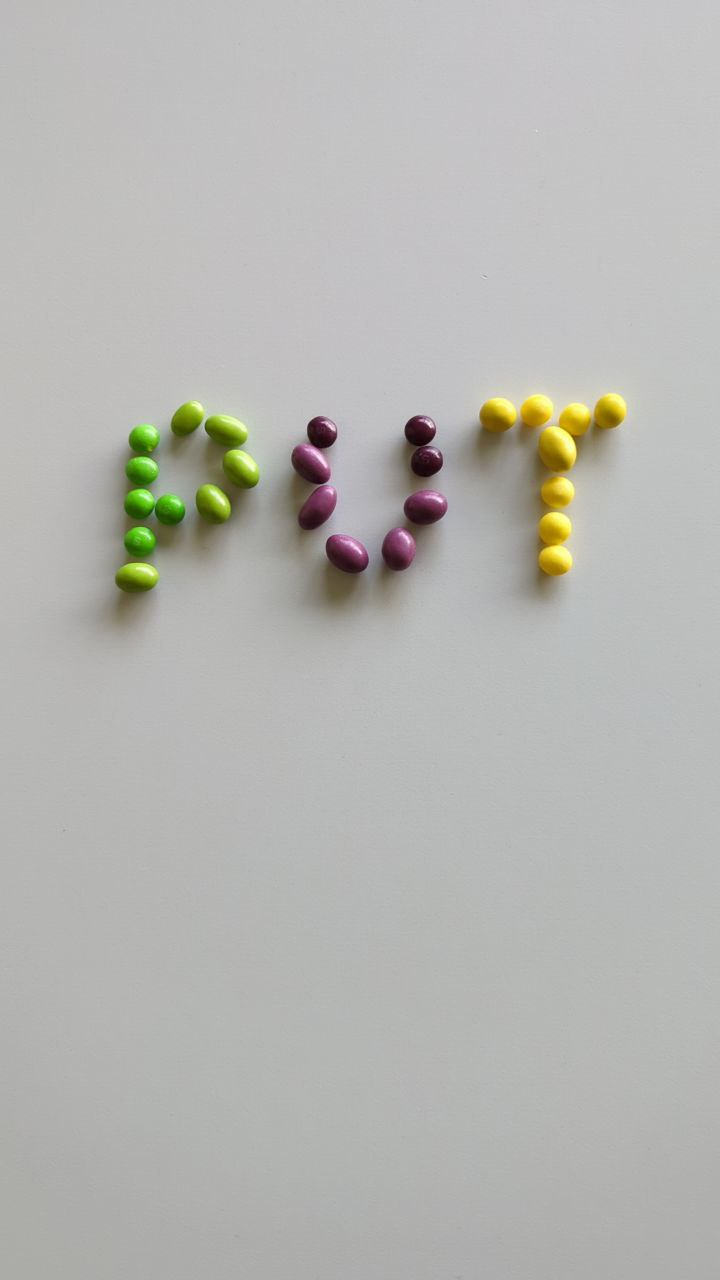
#> input picture data/00.jpg, 720 x 1280 px, found by its file name; its folder holds only this picture in this run
$ python testing.py
#> lines starting #> are read from the running program, lines starting #| are printed output that depends on the picture; after the words box and inside, x2 and y2 are one past the last pixel; in counts of white or black regions, pixels touching at a corner belong together
import os
import cv2
import numpy as np
import json
from tqdm import tqdm


#===INPUT COLOR HERE===#
selected_color = 'yellow'
#=====================#

#===INPUT DATA DIRECTORY HERE===#
image_dir = r'C:\Users\dawidexpompa2000\Desktop\Srudia\PO5_WDPO\Laby\WDPO_candy_recognizer\data'
#==============================#

with open('sources/hsv_config.json') as user_file:
#> (reads sources/hsv_config.json from the repository)
    hsv_json = json.load(user_file)

max_value = 255
max_value_H = 360 // 2
max_area = 1000
low_H = hsv_json[selected_color]["low_H"]
low_S = hsv_json[selected_color]["low_S"]
low_V = hsv_json[selected_color]["low_V"]
area_V = hsv_json[selected_color]["area_V"]
high_H = hsv_json[selected_color]["high_H"]
high_S = hsv_json[selected_color]["high_S"]
high_V = hsv_json[selected_color]["high_V"]
window_trackbar_name = "Trackbars"
low_H_name = 'Low H'
low_S_name = 'Low S'
low_V_name = 'Low V'
high_H_name = 'High H'
high_S_name = 'High S'
high_V_name = 'High V'
area_name = "Area"  # area = (one_candy_area / picture_area) * 100


#on_change trackbar behaviour:
# [35 lines left out: functions on_low_H_thresh_trackbar, on_high_H_thresh_trackbar, on_low_S_thresh_trackbar, on_high_S_thresh_trackbar, on_low_V_thresh_trackbar, on_high_V_thresh_trackbar and 1 more, not called in this run]


def update_current_color_config():  #update chosen color with parameters from trackbars
    values = {'low_H': low_H,
              'low_S': low_S,
              'low_V': low_V,
              'high_H': high_H,
              'high_S': high_S,
              'high_V': high_V,
              'area_V': area_V}
    return values


def save_hsv_config():  #update json file that stores config for all colors
    global hsv_json
    hsv_json[selected_color] = update_current_color_config()
    with open('sources/hsv_config.json', 'w') as user_file:
        # json.dump(configuration, user_file)
        json.dump(hsv_json, user_file)


# [27 lines left out: functions get_color_hsv_config, get_current_hsv_config, not called in this run]


def get_images_dir():  #stores and returns datapath to a folder with sample images
    global image_dir
    image_dir = image_dir.replace('\\', '/')  #change backslashes to forward slashes
    return image_dir


def get_next_image(index, image_dir, image_list, low_HSV, high_HSV):
#> called with index = 0, low_HSV = array of shape (3,), high_HSV = array of shape (3,)
    next_image = cv2.imread(os.path.join(image_dir, image_list[index]))
#> next_image is the input picture: shape (1280, 720, 3); mean B, G, R 178.2, 181.9, 181.8
    next_image_processed = process_image(next_image, low_HSV, high_HSV)
    mask = create_mask(next_image_processed)
    return next_image, mask


def process_image(image, low_HSV, high_HSV):
    gray = cv2.cvtColor(image, cv2.COLOR_RGB2HSV)
#> gray: shape (1280, 720, 3); mean H, S, V 65.7, 9.5, 183.1
    # blurred = cv2.medianBlur(gray, 7)
    filtered = cv2.bilateralFilter(gray, 5, 20, 10)
#> filtered: shape (1280, 720, 3); mean H, S, V 65.7, 9.5, 183.1
    threshold = cv2.inRange(filtered, low_HSV, high_HSV)
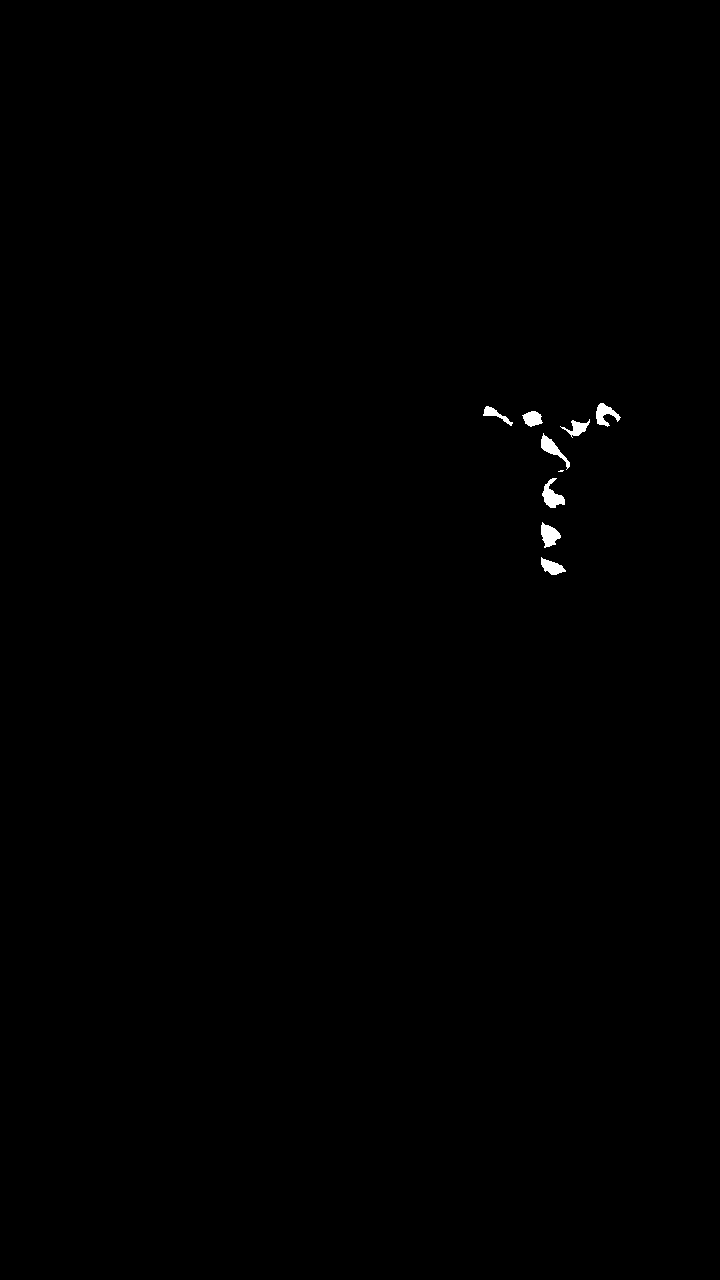
#> threshold: shape (1280, 720); 0.23% white; 9 white regions (1 under 20 px), largest, box (x1, y1, x2, y2) and area: (542, 478, 565, 508) 344, (541, 522, 561, 548) 314, (541, 433, 570, 470) 301
    return threshold


def create_mask(mask):
    kernel = cv2.getStructuringElement(cv2.MORPH_ELLIPSE, (3, 3))
    mask_close = cv2.morphologyEx(mask, cv2.MORPH_CLOSE, kernel)
#> mask_close: shape (1280, 720); 0.23% white; 9 white regions (1 under 20 px), largest, box (x1, y1, x2, y2) and area: (542, 478, 565, 508) 347, (541, 522, 561, 548) 314, (541, 433, 570, 470) 301
    mask_open = cv2.morphologyEx(mask_close,cv2.MORPH_OPEN, kernel)
#> mask_open: shape (1280, 720); 0.23% white; 9 white regions (1 under 20 px), largest, box (x1, y1, x2, y2) and area: (542, 478, 565, 508) 341, (541, 523, 561, 548) 310, (541, 435, 570, 468) 296
#> (reads sources/the_truth.json from the repository)
#> in blend_with_mask, `mask_color = cv2.cvtColor(mask, cv2.COLOR_GRAY2BGR)`: mask_color: shape (1280, 720, 3); 0.23% white; 9 white regions (1 under 20 px)
    return mask_open


def get_contours(mask_open):
    contours, _ = cv2.findContours(mask_open, cv2.RETR_EXTERNAL, cv2.CHAIN_APPROX_NONE)
    return contours


def get_contours_bigger_than(mask_open, image, area):
#> called with area = 4e-05
    contours, _ = cv2.findContours(mask_open, cv2.RETR_EXTERNAL, cv2.CHAIN_APPROX_NONE)
#> contours = 9 contours, 1 with area under 20; largest, box (x1, y1, x2, y2) and area: (542, 478, 565, 508) 302, (541, 523, 561, 548) 278, (541, 435, 570, 468) 256, (596, 403, 621, 427) 247, (541, 558, 566, 575) 214, (523, 411, 543, 427) 199, (566, 420, 590, 438) 178, (483, 406, 513, 426) 146
    height = 0; width = 0
    height, width = image.shape[:2]
#> height = 1280; width = 720
    contours_filtered = []
    for contour in contours:
        if cv2.contourArea(contour) > area * height * width:
            contours_filtered.append(contour)
#> this loop made 9 passes
#> contour on pass 5: [[564, 427], [563, 428], [564, 429], [565, 428]]
#> after the loop, contours_filtered = 8 contours; box (x1, y1, x2, y2) and area: (542, 478, 565, 508) 302, (541, 523, 561, 548) 278, (541, 435, 570, 468) 256, (596, 403, 621, 427) 247, (541, 558, 566, 575) 214, (523, 411, 543, 427) 199, (566, 420, 590, 438) 178, (483, 406, 513, 426) 146
    return contours_filtered


def blend_with_mask(image, mask):
    mask_color = cv2.cvtColor(mask, cv2.COLOR_GRAY2BGR)
    blended = cv2.addWeighted(image, 1, mask_color, 1, 0)
    return blended
# 3072 x 4080 = 12 533 760
# 55 x 53 = 2 915


# [45 lines left out: functions get_candy_count, detect_candies, detect_candies_all, calculate_MARPE, not called in this run]


def main():
    global low_H, low_S, low_V, high_H, high_S, high_V, window_trackbar_name, area_V

    image_dir = get_images_dir()
    image_list = os.listdir(image_dir)
    current_image_index = 0
    image, mask = get_next_image(current_image_index, image_dir, image_list,
                                 np.array([low_H, low_S, low_V]), np.array([high_H, high_S, high_V]))

    #json import
    with open('sources/the_truth.json') as user_file:
        reference_json = json.load(user_file)


    cv2.namedWindow('image', cv2.WINDOW_NORMAL)
    cv2.namedWindow(window_trackbar_name, cv2.WINDOW_NORMAL)

    # create trackbars:
    cv2.createTrackbar(low_H_name, window_trackbar_name, low_H, max_value_H, on_low_H_thresh_trackbar)
    cv2.createTrackbar(high_H_name, window_trackbar_name, high_H, max_value_H, on_high_H_thresh_trackbar)
    cv2.createTrackbar(low_S_name, window_trackbar_name, low_S, max_value, on_low_S_thresh_trackbar)
    cv2.createTrackbar(high_S_name, window_trackbar_name, high_S, max_value, on_high_S_thresh_trackbar)
    cv2.createTrackbar(low_V_name, window_trackbar_name, low_V, max_value, on_low_V_thresh_trackbar)
    cv2.createTrackbar(high_V_name, window_trackbar_name, high_V, max_value, on_high_V_thresh_trackbar)
    cv2.createTrackbar(area_name, window_trackbar_name, int(area_V * 100000), max_area, on_area_V_thresh_trackbar)

    while True:
        #for single value tuning:
        in_range = process_image(image, np.array([low_H, low_S, low_V]), np.array([high_H, high_S, high_V]))
        blended_contours = blend_with_mask(image, mask)
        # cv2.drawContours(blended_contours, get_contours(mask), -1, (255,0,0), 3)  #draw all contours
        contours = get_contours_bigger_than(mask, image, area_V)
#> contours has the same summary as contours_filtered in get_contours_bigger_than
        cv2.drawContours(blended_contours, contours, -1, (255,0,0), 3)  #draw only countours bigger than area
        blended_contours = cv2.putText(blended_contours, str(len(contours)), (150,150), cv2.FONT_ITALIC,
                                       5, (0, 0, 0), 5, cv2.LINE_AA)
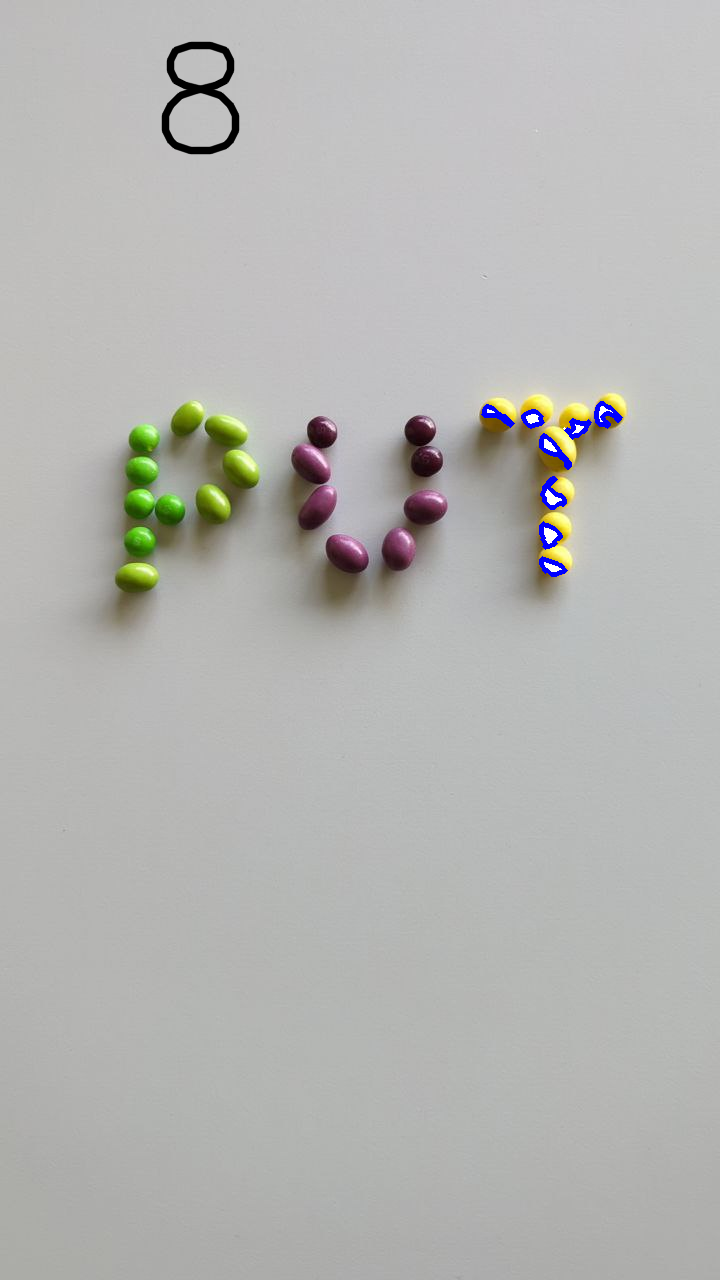
#> blended_contours: shape (1280, 720, 3); mean B, G, R 178.5, 181, 180.9

        #for candies detection:
        cv2.imshow(window_trackbar_name, in_range)
        cv2.imshow('image', blended_contours)

        # switching images using 'w' and 'q', detect using current setting 'd', save config 'esc'
        key = cv2.waitKey(10)
#> (key q is pressed here)
        if key == ord('q'):
            current_image_index -= 1
            if current_image_index < 0:
                current_image_index = len(image_list) - 1
            image, mask = get_next_image(current_image_index, image_dir, image_list,
                                         np.array([low_H, low_S, low_V]), np.array([high_H, high_S, high_V]))
        elif key == ord('w'):
            current_image_index += 1
            if current_image_index >= len(image_list):
                current_image_index = 0
            image, mask = get_next_image(current_image_index, image_dir, image_list,
                                         np.array([low_H, low_S, low_V]), np.array([high_H, high_S, high_V]))
        elif key == ord('d'):
            hsv_config_low, hsv_config_high, areas = get_current_hsv_config()
            filename, candies = detect_candies(current_image_index, image_dir, image_list,
                                               hsv_config_low, hsv_config_high, areas)
            print("Real values: ", filename, reference_json[filename])
            print("Estimated values: ", filename, candies)
        elif key == ord('p'):
            hsv_config_low, hsv_config_high, areas = get_current_hsv_config()
            MARPE = detect_candies_all(image_dir, image_list,
                                       hsv_config_low, hsv_config_high, areas, reference_json)
            print(MARPE)

        elif key == 27:
            save_hsv_config()
            break

    # Destroy the window
    cv2.destroyAllWindows()

if __name__ == '__main__':
    main()
